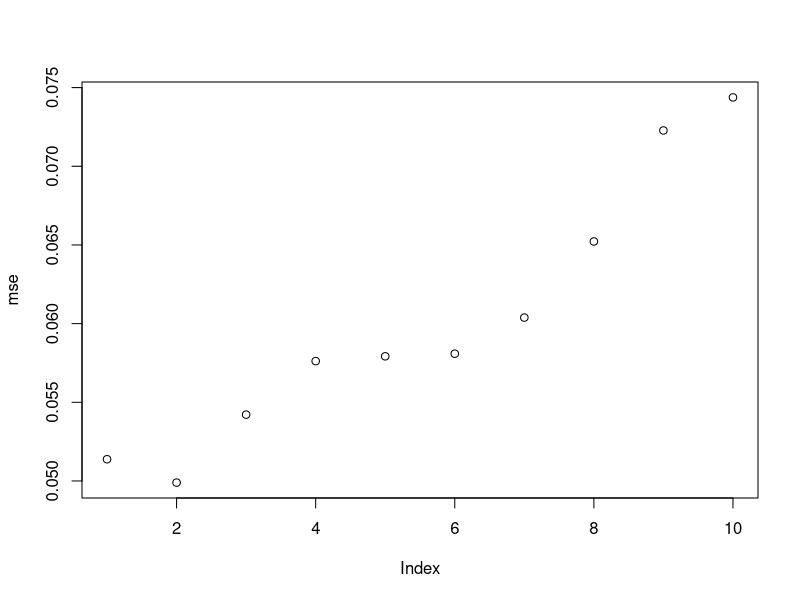

Write R code to recreate this figure.
#####################################
### R code for Chapter 6 Examples ###
#####################################


### Example 6.1 (Basic Monte Carlo estimation)

    m <- 100000
    g <- numeric(m)
    for (i in 1:m) {
        x <- rnorm(2)
        g[i] <- abs(x[1] - x[2])
    }
    est <- mean(g)
    est
    
    # unbiased
    sd(g)/sqrt(m) # sd uses m-1 like var
    # unbiased
    sqrt(sum((g - mean(g))^2)/(m*(m-1))) 
    # biased
    sqrt(sum((g - mean(g))^2)) / m
    # True
    sqrt((2-4/pi)/m)

### Example 6.2 (Estimating the MSE of a trimmed mean)

    n <- 20
    m <- 1000
    tmean <- numeric(m)
    for (i in 1:m) {
        x <- sort(rnorm(n))
        tmean[i] <- sum(x[2:(n-1)]) / (n-2)
        }
    mse <- mean(tmean^2)
    mse
    sqrt(sum((tmean - mean(tmean))^2)) / m    #standard error

    n <- 20
    m <- 1000
    tmean <- numeric(m)
    for (i in 1:m) {
        x <- sort(rnorm(n))
        tmean[i] <- median(x)
        }
    mse <- mean(tmean^2)
    mse
    sqrt(sum((tmean - mean(tmean))^2)) / m    #se

    # Different levels of trimming
    n <- 20
    m <- 1000
    mse=numeric(10)
    
    for(k in 0:9)
    {
      tmean <- numeric(m) 
      for (i in 1:m) 
      {
        x <- sort(rnorm(n))
        tmean[i] <- sum(x[(k+1):(n-k)]) / (n-2*k) 
      }
      mse[k+1] <- mean(tmean^2)
    }
    
    plot(mse)
    
### Example 6.3 (MSE of a trimmed mean, cont.)

     set.seed(522)
     n <- 20
     K <- n/2 - 1
     m <- 1000
     mse <- matrix(0, n/2, 6)

     trimmed.mse <- function(n, m, k, p) {
         #MC est of mse for k-level trimmed mean of
         #contaminated normal pN(0,1) + (1-p)N(0,100)
         tmean <- numeric(m)
         for (i in 1:m) {
             sigma <- sample(c(1, 10), size = n,
                 replace = TRUE, prob = c(p, 1-p))
             x <- sort(rnorm(n, 0, sigma))
             tmean[i] <- sum(x[(k+1):(n-k)]) / (n-2*k)
             }
         mse.est <- mean(tmean^2)
         se.mse <- sqrt(mean((tmean-mean(tmean))^2)) / sqrt(m)
         return(c(mse.est, se.mse))
     }

    for (k in 0:K) {
        mse[k+1, 1:2] <- trimmed.mse(n=n, m=m, k=k, p=1.0)
        mse[k+1, 3:4] <- trimmed.mse(n=n, m=m, k=k, p=.95)
        mse[k+1, 5:6] <- trimmed.mse(n=n, m=m, k=k, p=.9)
    }
    
    mse # see errata
    
    
### Example 6.4 (Confidence interval for variance)

    n <- 20
    alpha <- .05
    x <- rnorm(n, mean=0, sd=2)
    UCL <- (n-1) * var(x) / qchisq(alpha, df=n-1)
    UCL
    
### Example 6.5 (MC estimate of confidence level)
    
    #set.seed(123)
    n <- 20
    alpha <- .05
    UCL <- replicate(1000, expr = {
      x <- rnorm(n, mean = 0, sd = 2)
      (n-1) * var(x) / qchisq(alpha, df = n-1)
    } )
    #count the number of intervals that contain sigma^2=4
    sum(UCL > 4)
    #or compute the mean to get the confidence level
    mean(UCL > 4)
    
    
### Example 6.6 (Empirical confidence level)
    
    n <- 20
    alpha <- .05
    UCL <- replicate(1000, expr = {
      x <- rchisq(n, df = 2)
      (n-1) * var(x) / qchisq(alpha, df = n-1)
    } )
    sum(UCL > 4)
    mean(UCL > 4)
    
    